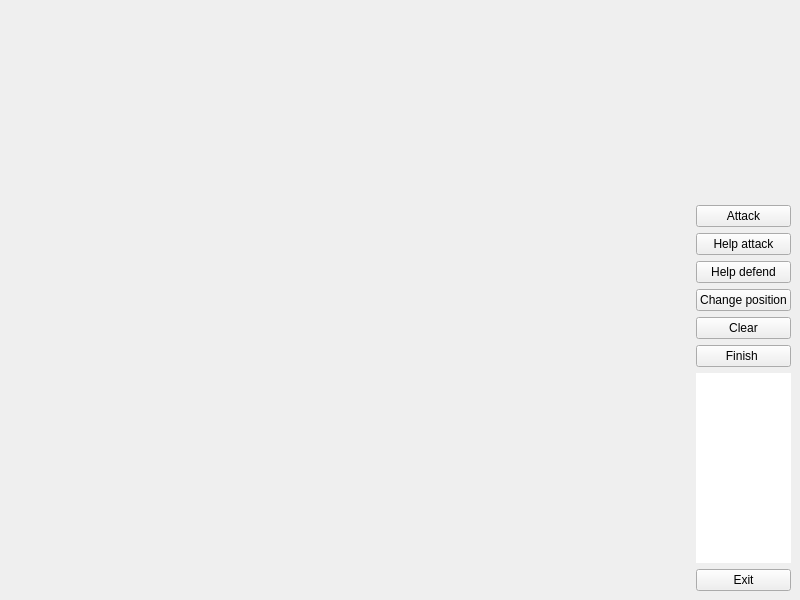
<?xml version="1.0" encoding="UTF-8"?>
<ui version="4.0">
 <class>GameWindow</class>
 <widget class="QMainWindow" name="GameWindow">
  <property name="geometry">
   <rect>
    <x>0</x>
    <y>0</y>
    <width>800</width>
    <height>600</height>
   </rect>
  </property>
  <property name="windowTitle">
   <string>MainWindow</string>
  </property>
  <widget class="QWidget" name="centralwidget">
   <layout class="QGridLayout" name="gridLayout">
    <item row="0" column="0">
     <spacer name="horizontalSpacer">
      <property name="orientation">
       <enum>Qt::Horizontal</enum>
      </property>
      <property name="sizeHint" stdset="0">
       <size>
        <width>666</width>
        <height>20</height>
       </size>
      </property>
     </spacer>
    </item>
    <item row="0" column="1">
     <layout class="QVBoxLayout" name="verticalLayout">
      <item>
       <widget class="QLabel" name="nameLabel">
        <property name="text">
         <string/>
        </property>
       </widget>
      </item>
      <item>
       <widget class="QPushButton" name="attackButton">
        <property name="text">
         <string>Attack</string>
        </property>
       </widget>
      </item>
      <item>
       <widget class="QPushButton" name="helpAttackButton">
        <property name="text">
         <string>Help attack</string>
        </property>
       </widget>
      </item>
      <item>
       <widget class="QPushButton" name="helpButton">
        <property name="text">
         <string>Help defend</string>
        </property>
       </widget>
      </item>
      <item>
       <widget class="QPushButton" name="positionButton">
        <property name="text">
         <string>Change position</string>
        </property>
       </widget>
      </item>
      <item>
       <widget class="QPushButton" name="clearButton">
        <property name="text">
         <string>Clear</string>
        </property>
       </widget>
      </item>
      <item>
       <widget class="QPushButton" name="finishButton">
        <property name="text">
         <string>Finish </string>
        </property>
       </widget>
      </item>
      <item>
       <widget class="QLabel" name="logLabel">
        <property name="styleSheet">
         <string notr="true">background-color: white</string>
        </property>
        <property name="text">
         <string/>
        </property>
       </widget>
      </item>
      <item>
       <widget class="QPushButton" name="exitButton">
        <property name="text">
         <string>Exit</string>
        </property>
       </widget>
      </item>
     </layout>
    </item>
   </layout>
  </widget>
 </widget>
 <resources/>
 <connections/>
</ui>
